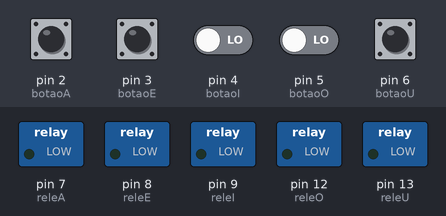
Bench run of a sketch on a simulated Arduino Uno, built with avr-gcc and run on an emulated ATmega328P. Shown: switched loads named in the sketch (green lamp = pin HIGH). Inputs (shaded band) come from the test bench; at power-on: pin 2 (botaoA), pin 3 (botaoE), pin 4 (botaoI), pin 5 (botaoO), pin 6 (botaoU) LOW. The audio player accepts every command and is not drawn; what the sketch prints to the serial monitor is not drawn.

Above: at 1.7 s.
1.8 s: pin 2 (botaoA) pulled HIGH for 0.25 s
At 2.2 s:
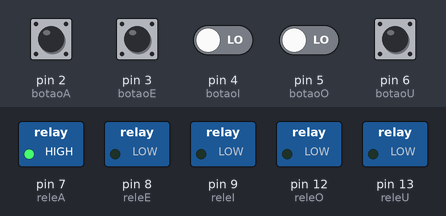
5.0 s: pin 3 (botaoE) pulled HIGH for 1 s
At 6.8 s:
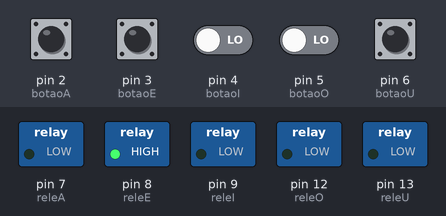
7.5 s: pin 4 (botaoI) driven HIGH and pin 5 (botaoO) driven HIGH
At 10.3 s:
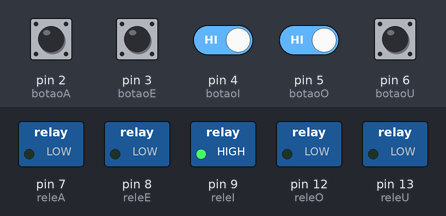
16.5 s: pin 4 (botaoI) driven LOW
At 18.4 s:
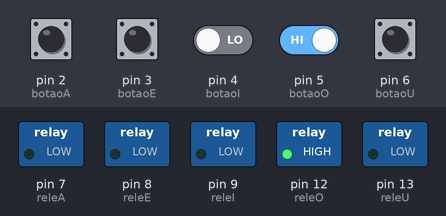
19.1 s: pin 4 (botaoI) driven HIGH
At 21.9 s:
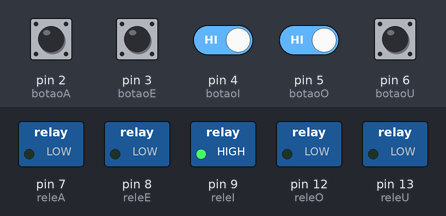
Timing chart, 0 to 23.1 s (numbered marks = the images above; inputs shaded):
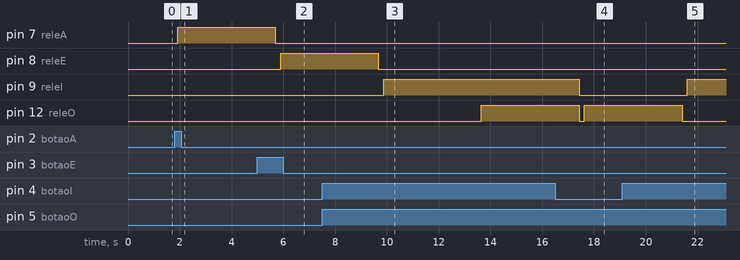

The sketch:

AprendendoVogais.ino
```cpp
#include <SoftwareSerial.h>
#include <DFRobotDFPlayerMini.h>

SoftwareSerial mySoftwareSerial(10,11);
DFRobotDFPlayerMini myDFPlayer;


#define botaoA 2
#define botaoE 3
#define botaoI 4
#define botaoO 5
#define botaoU 6

#define releA 7
#define releE 8
#define releI 9
#define releO 12
#define releU 13

int leitorA = 0;
int leitorE = 0;
int leitorI = 0;
int leitorO = 0;
int leitorU = 0;
int msc;

void setup() {

  mySoftwareSerial.begin(9600);

  Serial.begin(115200);

  Serial.println();
  Serial.println(F("DFRobot DFPlayer Mini"));
  Serial.println(F("Inicializando modulo DFPlayer... (3~5 segundos)"));
  if (!myDFPlayer.begin(mySoftwareSerial))
  {
    Serial.println(F("Nao inicializado:"));
    Serial.println(F("1.Cheque as conexoes do DFPlayer Mini"));
    Serial.println(F("2.Insira um cartao SD"));
    while (true);
  }
  Serial.println();
  Serial.println(F("Modulo DFPlayer Mini inicializado!"));

  //Definicoes iniciais
  myDFPlayer.setTimeOut(500); //Timeout serial 500ms
  myDFPlayer.volume(30); //Volume 5
  myDFPlayer.EQ(0); //Equalizacao normal

  //Mostra o menu de comandos
  Serial.println();
  Serial.print("Numero de arquivos no cartao SD: ");
  Serial.println(myDFPlayer.readFileCounts(DFPLAYER_DEVICE_SD));


   pinMode(botaoA, INPUT);
   pinMode(botaoE, INPUT);
   pinMode(botaoI, INPUT);
   pinMode(botaoO, INPUT);
   pinMode(botaoU, INPUT);

   pinMode(releA, OUTPUT);
   pinMode(releE, OUTPUT);
   pinMode(releI, OUTPUT);
   pinMode(releO, OUTPUT);
   pinMode(releU, OUTPUT);

}

void loop() {
   leitorA = digitalRead(botaoA);
   leitorE = digitalRead(botaoE);
   leitorI = digitalRead(botaoI);
   leitorO = digitalRead(botaoO);
   leitorU = digitalRead(botaoU);


   if(leitorA == 1){

       msc = 1;

       digitalWrite(releA, HIGH);

       myDFPlayer.play(msc);

       delay(3750);


   }if(leitorE == 1){

       msc = 2;

       digitalWrite(releE, HIGH);

       myDFPlayer.play(msc);

       delay(3750);


   }if(leitorI == 1){

       msc = 3;

       digitalWrite(releI, HIGH);

       myDFPlayer.play(msc);

       delay(3750);


   }if(leitorO == 1){

       msc = 4;

       digitalWrite(releO, HIGH);

       myDFPlayer.play(msc);

       delay(3750);


   }if(leitorU == 1){

       msc = 5;

       digitalWrite(releU, HIGH);

       myDFPlayer.play(msc);

       delay(3750);

   }

   digitalWrite(releA, LOW);
   digitalWrite(releE, LOW);
   digitalWrite(releI, LOW);
   digitalWrite(releO, LOW);
   digitalWrite(releU, LOW);

   delay(200);
}
```

Measured:
- after the input at 1.8 s, pin 7 (releA): LOW → HIGH after 0.11 s
- after the input at 5.0 s, pin 8 (releE): LOW → HIGH after 0.89 s
- after the input at 7.5 s, pin 9 (releI): LOW → HIGH after 2.4 s; pin 12 (releO): LOW → HIGH after 6.2 s
- after the input at 16.5 s, pin 9 (releI): goes on until 17.4 s, then stays LOW
- after the input at 19.1 s, pin 9 (releI): LOW → HIGH after 2.5 s; pin 12 (releO): goes on until 21.4 s, then stays LOW
